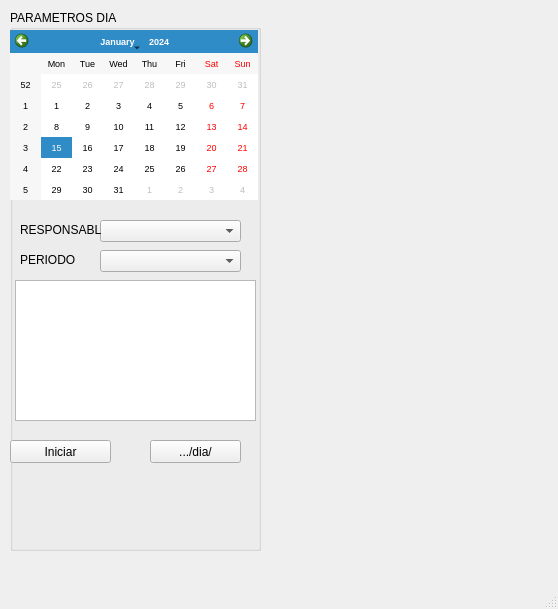
<?xml version="1.0" encoding="UTF-8"?>
<ui version="4.0">
 <class>MainWindow</class>
 <widget class="QMainWindow" name="MainWindow">
  <property name="geometry">
   <rect>
    <x>0</x>
    <y>0</y>
    <width>558</width>
    <height>609</height>
   </rect>
  </property>
  <property name="windowTitle">
   <string>MainWindow</string>
  </property>
  <widget class="QWidget" name="centralwidget">
   <widget class="QGroupBox" name="cmbx_resposables_2">
    <property name="geometry">
     <rect>
      <x>10</x>
      <y>10</y>
      <width>251</width>
      <height>541</height>
     </rect>
    </property>
    <property name="title">
     <string>PARAMETROS DIA</string>
    </property>
    <widget class="QPushButton" name="Btn_Iniciar">
     <property name="geometry">
      <rect>
       <x>0</x>
       <y>430</y>
       <width>101</width>
       <height>23</height>
      </rect>
     </property>
     <property name="text">
      <string>Iniciar</string>
     </property>
    </widget>
    <widget class="QPushButton" name="Btn_drive">
     <property name="enabled">
      <bool>true</bool>
     </property>
     <property name="geometry">
      <rect>
       <x>140</x>
       <y>430</y>
       <width>91</width>
       <height>23</height>
      </rect>
     </property>
     <property name="text">
      <string>.../dia/</string>
     </property>
    </widget>
    <widget class="QTextEdit" name="mensajes">
     <property name="geometry">
      <rect>
       <x>5</x>
       <y>270</y>
       <width>241</width>
       <height>141</height>
      </rect>
     </property>
    </widget>
    <widget class="QComboBox" name="cmbx_resposables">
     <property name="enabled">
      <bool>true</bool>
     </property>
     <property name="geometry">
      <rect>
       <x>90</x>
       <y>210</y>
       <width>141</width>
       <height>22</height>
      </rect>
     </property>
    </widget>
    <widget class="QLabel" name="label_3">
     <property name="geometry">
      <rect>
       <x>10</x>
       <y>210</y>
       <width>81</width>
       <height>20</height>
      </rect>
     </property>
     <property name="text">
      <string>RESPONSABLE</string>
     </property>
    </widget>
    <widget class="QComboBox" name="cmbx_periodo">
     <property name="enabled">
      <bool>true</bool>
     </property>
     <property name="geometry">
      <rect>
       <x>90</x>
       <y>240</y>
       <width>141</width>
       <height>22</height>
      </rect>
     </property>
    </widget>
    <widget class="QLabel" name="label_4">
     <property name="geometry">
      <rect>
       <x>10</x>
       <y>240</y>
       <width>81</width>
       <height>20</height>
      </rect>
     </property>
     <property name="text">
      <string>PERIODO</string>
     </property>
    </widget>
    <widget class="QCalendarWidget" name="dia">
     <property name="geometry">
      <rect>
       <x>0</x>
       <y>20</y>
       <width>248</width>
       <height>170</height>
      </rect>
     </property>
     <property name="font">
      <font>
       <pointsize>7</pointsize>
      </font>
     </property>
    </widget>
   </widget>
  </widget>
  <widget class="QMenuBar" name="menubar">
   <property name="geometry">
    <rect>
     <x>0</x>
     <y>0</y>
     <width>558</width>
     <height>21</height>
    </rect>
   </property>
  </widget>
  <widget class="QStatusBar" name="statusbar"/>
 </widget>
 <resources/>
 <connections/>
</ui>
